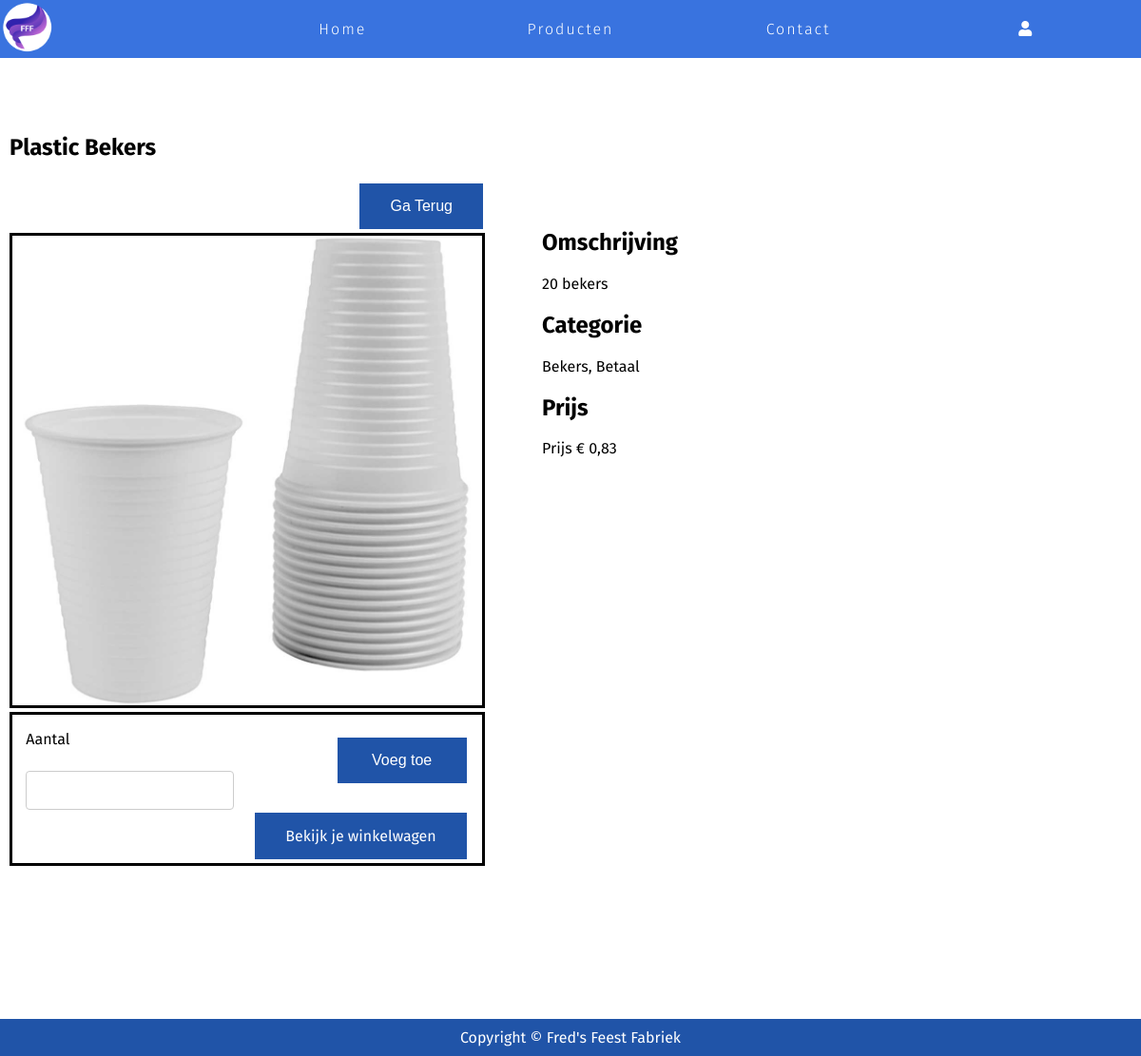
The app's page /index.php?page=artikelDetailForm&artikel=3 with its own data.
### tables this page shows
CREATE TABLE `artikel` (
  `ID` int(11) NOT NULL,
  `Naam` varchar(256) NOT NULL,
  `Omschrijving` text NOT NULL,
  `Prijs` int(11) NOT NULL,
  `Categorie_ID` int(3) NOT NULL,
  `Code` varchar(10) NOT NULL,
  `Verkoopwijze_ID` int(3) NOT NULL,
  `Image` varchar(256) DEFAULT NULL,
  `Onderhoud` int(2) DEFAULT NULL
);

CREATE TABLE `categorie` (
  `Categorie_ID` int(11) NOT NULL,
  `Categorie_naam` varchar(256) NOT NULL
);

CREATE TABLE `verkoopwijze` (
  `Verkoopwijze_ID` int(11) NOT NULL,
  `Verkoopwijze_Naam` varchar(256) DEFAULT NULL
);

### pages/artikelDetailForm.php (called while the page is built, shortened)
<?php
include("artikelDetailPagina.php");

### pages/artikelDetailPagina.php (the view, shortened to what this page needs)
<div class="product-detail-center">
<?php
    $query = "SELECT * FROM ((artikel INNER JOIN categorie ON artikel.Categorie_ID = categorie.Categorie_ID) INNER JOIN verkoopwijze ON artikel.Verkoopwijze_ID = verkoopwijze.Verkoopwijze_ID) WHERE ID = ?";
    $stmt = $db->prepare($query);
    $stmt->execute(array($_GET['artikel']));
$artikelen = $stmt->fetchAll(PDO::FETCH_ASSOC);
foreach ($artikelen as $artikel) {
    if ($artikel["Onderhoud"] == 1) {
        $s = $artikel["Image"];
        ?>
        <div class="product-detail-border">
            <div class="product-column1">
                <h2><?php echo $artikel["Naam"]; ?></h2>
                <button class="prod-button" onclick="location.href='index.php?page=producten'">Ga Terug</button>
                <br><img class="product-img" src="img/<?php echo $s;?>" alt=""><br>
                <div class="product-form">
                    <?php
                    $morgenBestelDatum =  date('Y-m-d', strtotime(' + 1 days'));
                    $minBestelDatum =  date('Y-m-d', strtotime(' + 2 days'));
                    if ($artikel["Verkoopwijze_Naam"] == "Huur") {
                        ?>
                        <form method="POST" enctype="multipart/form-data" action="">
                            <div class="form-left">
                                <p>Huren van</p>
                                <input type="date" name="datumVan" min="<?php echo $morgenBestelDatum; ?>" required>
                                <p>Huren tot</p>
                                <input type="date" name="datumTot" min="<?php echo $minBestelDatum; ?>" required>
                            </div>
                            <div class="form-right">
                                <input type="hidden" name="prod_id" value="<?php echo $artikel["ID"]; ?>" />
                                <input type="hidden" name="prod_name" value="<?php echo $artikel["Naam"]; ?>" />
                                <input type="hidden" name="prod_image" value="<?php echo $artikel["Image"]; ?>" />
                                <input type="hidden" name="prod_price" value="<?php echo $artikel["Prijs"]; ?>" />
                                <input type="hidden" name="prod_category" value="<?php echo $artikel["Categorie_naam"];?>">
                                <input type="hidden" name="prod_verkoopwijze" value="<?php echo $artikel["Verkoopwijze_Naam"];?>">
                                <input type="hidden"  name="submit_huur" value="true" />
                                <input  class="prod-button" type="submit" id="submit" value=" Voeg toe " /><br>
                                <div style="padding-top: 60px;">
                                    <a  class="prod-button" onclick="location.href='index.php?page=cartForm'">Bekijk je winkelwagen</a>
                                </div>
                            </div>
                        </form>
                        <?php
                    } else {
                        ?>
                        <form method="POST" enctype="multipart/form-data" action="">
                            <div class="form-left">
                                <p>Aantal</p>
                                <input type="number" name="Aantal" required min="0">
                            </div>
                            <div class="form-right">
                                <input  class="prod-button" type="submit" id="submit" value=" Voeg toe " /><br>
                                <div style="padding-top: 60px;">
                                    <a  class="prod-button" onclick="location.href='index.php?page=cartForm'">Bekijk je winkelwagen</a>
                                </div>
                            </div>
                        </form>
                        <?php
                    }
                    ?>
                </div>
            </div>
            <div class="product-column2 ">
                <h2>Omschrijving</h2>
                <p><?php echo $artikel["Omschrijving"];?></p>
                <h2>Categorie</h2>
                <p><?php echo $artikel["Categorie_naam"] . ", " . $artikel["Verkoopwijze_Naam"];?></p>
                <h2>Prijs</h2>
                <?php
                    if ($artikel["Verkoopwijze_Naam"] == "Betaal") {
                        $prijs = $artikel["Prijs"] / 60;
                        $afgerond = number_format($prijs, 2, '.', ',');
                        $komma = str_replace('.', ',', $afgerond);
                        echo "Prijs € " . $komma;
                    } else {
                        $prijs = $artikel["Prijs"] / 60;
                        $afgerond = number_format($prijs, 2, '.', ',');
                        $komma = str_replace('.', ',', $afgerond);
                        echo "Prijs per dag € " . $komma;
                    }
                ?>
            </div>
        </div>
        <?php
    }
}
?>
</div>

### css/stylesheet.css (style rules this page uses)
* { box-sizing: border-box; }
html, body { font-family: 'Fira Sans', sans-serif; margin:0; height:100%; padding-bottom: 40px; }
img { background: #3973DF; }
.product-detail-center { padding-top: 60px; justify-content: center; display: flex; flex-wrap: wrap; }
.product-detail-border { width: 1500px; display: flex; flex-wrap: wrap; align-content: space-between; padding-bottom: 200px; }
.product-img { width: 500px; border-style: solid; border-width: 3px; }
.prod-button { float: right; background-color: #2054A8; border: none; color: white; padding: 15px 32px; text-align: center; text-decoration: none; display: inline-block; font-size: 16px; margin: 4px 2px; cursor: pointer; }
.product-form { justify-content: center; display: flex; flex-wrap: wrap; border-style: solid; border-width: 3px; }
.form-left { float: left; }
.form-right { padding-top: 20px; padding-left: 20px; float: right; }
.product-column1 { padding-left: 10px; float: left; }
.product-column2 { padding-top: 100px; padding-left: 60px; float: left; }
input[type=text], input[type=email],select, input[type=number] { padding: 12px 20px; margin: 8px 0; display: inline-block; border: 1px solid #ccc; border-radius: 4px; box-sizing: border-box; }

### records on screen
artikel: Naam "Plastic Bekers", Image (picture), Omschrijving "20 bekers", Categorie_ID.Categorie_naam "Bekers", Verkoopwijze_ID.Verkoopwijze_Naam "Betaal", Prijs "0,83"
